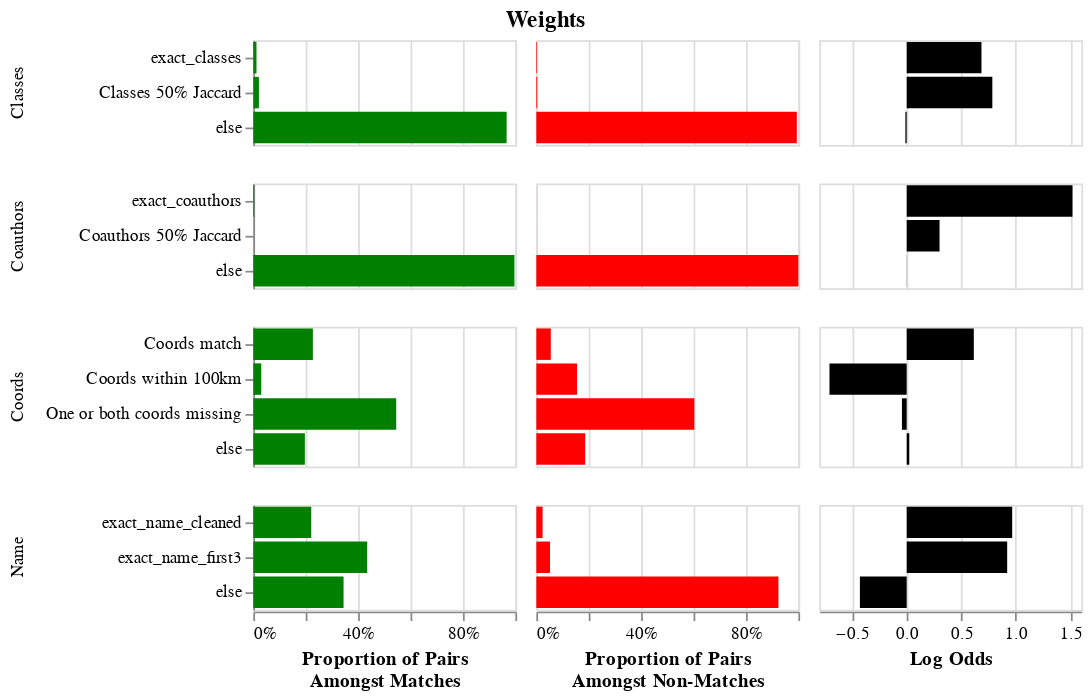

Write notebook code for a chart like this one.
### Markdown cell above
Now that we have our features, we can use the Fellegi-Sunter model to train weights
for each of these features. This is a probabilistic model that is based on the concept
of odds. When you see an exact match on name, that increases the odds of a match
by some amount, maybe 50x. When you see a non-match on name, that decreases the odds
of a match by some amount, maybe 0.1x. We can either train this from labeled data,
or we can use unlabeled data using an algorithm called "Expectation Maximization".

### Code cell
from mismo.compare.fs import train_comparisons  # noqa: E402

weights = train_comparisons(comparisons, featured, featured, max_pairs=10_000, seed=42)
weights.plot()

### Figure 1 — Vega-Lite specification as saved in the notebook (floating-point values rounded to 4 significant figures)
{"config": {"view": {"continuousWidth": 300, "continuousHeight": 300}}, "hconcat": [{"mark": {"type": "bar", "color": "green"}, "encoding": {"row": {"field": "comparison", "header": {"orient": "left"}, "title": null, "type": "nominal"}, "tooltip": [{"field": "comparison", "type": "nominal"}, {"field": "level", "type": "nominal"}, {"field": "m", "type": "quantitative"}, {"field": "u", "type": "quantitative"}, {"field": "odds", "type": "quantitative"}, {"field": "log_odds", "type": "quantitative"}], "x": {"axis": {"format": "%"}, "field": "m", "title": ["Proportion of Pairs", "Amongst Matches"], "type": "quantitative"}, "y": {"field": "level", "sort": {"field": "level_order"}, "title": null, "type": "nominal"}}, "resolve": {"scale": {"y": "independent"}}, "width": 150}, {"mark": {"type": "bar", "color": "red"}, "encoding": {"row": {"field": "comparison", "header": null, "title": null, "type": "nominal"}, "tooltip": [{"field": "comparison", "type": "nominal"}, {"field": "level", "type": "nominal"}, {"field": "m", "type": "quantitative"}, {"field": "u", "type": "quantitative"}, {"field": "odds", "type": "quantitative"}, {"field": "log_odds", "type": "quantitative"}], "x": {"axis": {"format": "%"}, "field": "u", "title": ["Proportion of Pairs", "Amongst Non-Matches"], "type": "quantitative"}, "y": {"axis": null, "field": "level", "sort": {"field": "level_order"}, "title": null, "type": "nominal"}}, "resolve": {"scale": {"y": "independent"}}, "width": 150}, {"mark": {"type": "bar", "color": "black"}, "encoding": {"row": {"field": "comparison", "header": null, "title": null, "type": "nominal"}, "tooltip": [{"field": "comparison", "type": "nominal"}, {"field": "level", "type": "nominal"}, {"field": "m", "type": "quantitative"}, {"field": "u", "type": "quantitative"}, {"field": "odds", "type": "quantitative"}, {"field": "log_odds", "type": "quantitative"}], "x": {"field": "log_odds", "title": "Log Odds", "type": "quantitative"}, "y": {"axis": null, "field": "level", "sort": {"field": "level_order"}, "title": null, "type": "nominal"}}, "resolve": {"scale": {"y": "independent"}}, "width": 150}], "data": {"name": "data-751143ccabad62298d6548d36570e109"}, "spacing": 10, "title": {"text": "Weights", "anchor": "middle"}, "$schema": "https://vega.github.io/schema/vega-lite/v5.15.1.json", "datasets": {"data-751143ccabad62298d6548d36570e109": [{"comparison": "Name", "level": "exact_name_cleaned", "m": 0.2211, "u": 0.0239, "odds": 9.251, "log_odds": 0.9662, "level_order": 0}, {"comparison": "Name", "level": "exact_name_first3", "m": 0.4345, "u": 0.0522, "odds": 8.324, "log_odds": 0.9203, "level_order": 1}, {"comparison": "Name", "level": "else", "m": 0.3444, "u": 0.9239, "odds": 0.3728, "log_odds": -0.4286, "level_order": 2}, {"comparison": "Classes", "level": "exact_classes", "m": 0.0121, "u": 0.0025, "odds": 4.84, "log_odds": 0.6848, "level_order": 0}, {"comparison": "Classes", "level": "Classes 50% Jaccard", "m": 0.0213, "u": 0.0035, "odds": 6.086, "log_odds": 0.7843, "level_order": 1}, {"comparison": "Classes", "level": "else", "m": 0.9666, "u": 0.994, "odds": 0.9724, "log_odds": -0.01214, "level_order": 2}, {"comparison": "Coauthors", "level": "exact_coauthors", "m": 0.0033, "u": 0.0001, "odds": 33.0, "log_odds": 1.519, "level_order": 0}, {"comparison": "Coauthors", "level": "Coauthors 50% Jaccard", "m": 0.0002, "u": 0.0001, "odds": 2.0, "log_odds": 0.301, "level_order": 1}, {"comparison": "Coauthors", "level": "else", "m": 0.9965, "u": 0.9998, "odds": 0.9967, "log_odds": -0.001436, "level_order": 2}, {"comparison": "Coords", "level": "Coords match", "m": 0.2273, "u": 0.0552, "odds": 4.118, "log_odds": 0.6147, "level_order": 0}, {"comparison": "Coords", "level": "Coords within 100km", "m": 0.0305, "u": 0.1554, "odds": 0.1963, "log_odds": -0.7072, "level_order": 1}, {"comparison": "Coords", "level": "One or both coords missing", "m": 0.5454, "u": 0.603, "odds": 0.9045, "log_odds": -0.0436, "level_order": 2}, {"comparison": "Coords", "level": "else", "m": 0.1968, "u": 0.1864, "odds": 1.056, "log_odds": 0.02358, "level_order": 3}]}}
